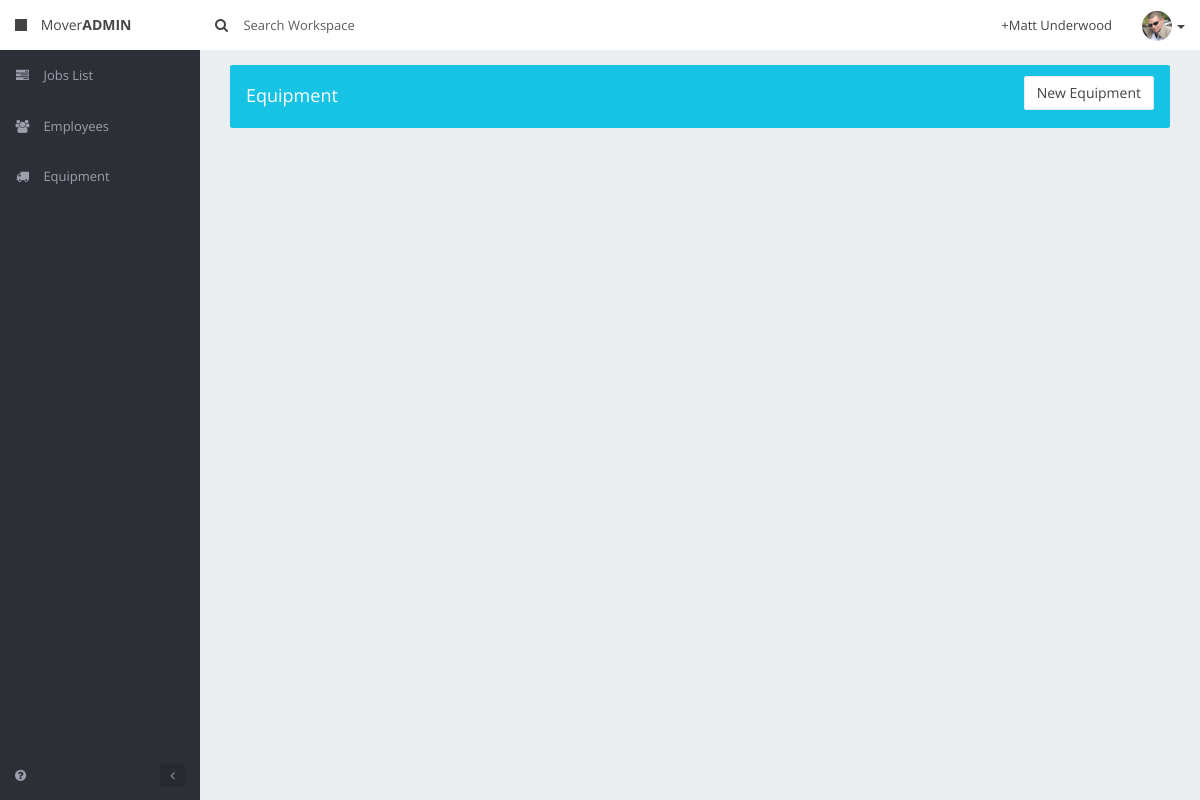
The page /equipmentlist.php on the database as committed earlier.
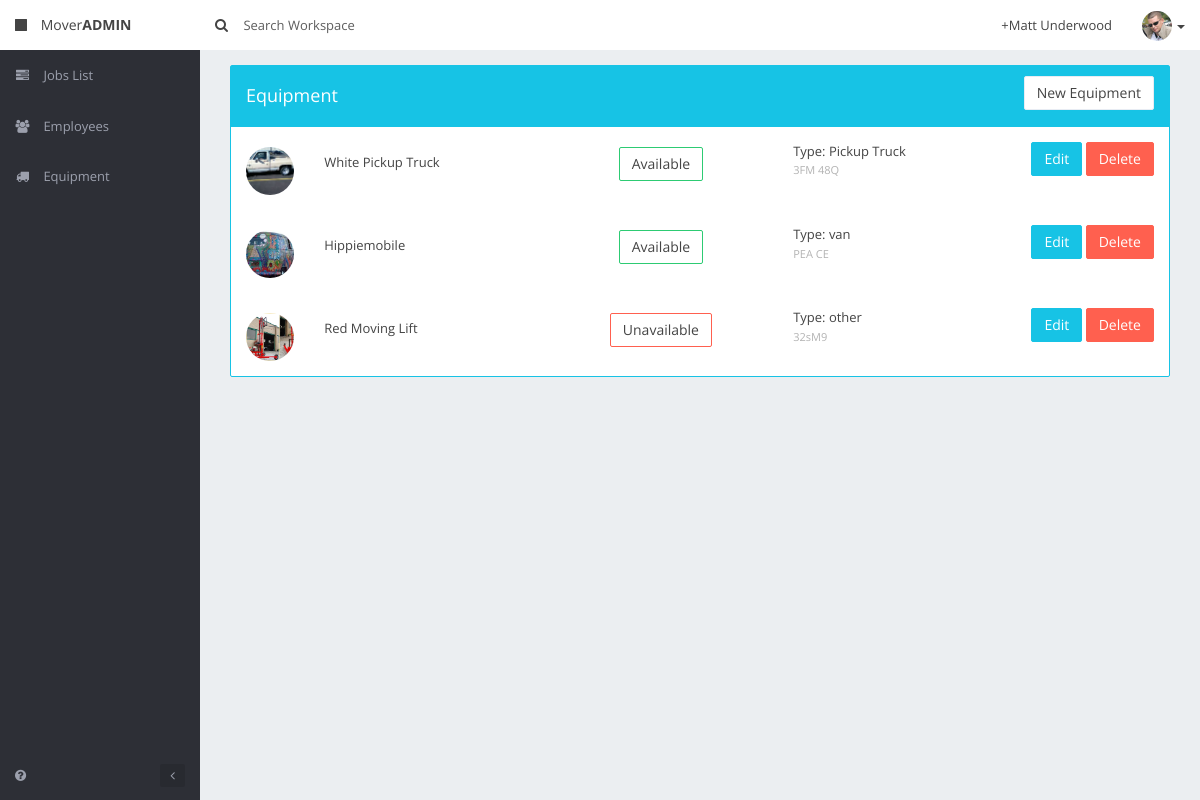
The same page on the database as committed later.
### tables this page shows
CREATE TABLE `equipment` (
  `idequipment` int(11) NOT NULL AUTO_INCREMENT,
  `name` varchar(255) DEFAULT NULL,
  `manufacid` varchar(45) DEFAULT NULL,
  `type` varchar(45) DEFAULT NULL,
  `make` varchar(45) DEFAULT NULL,
  `model` varchar(45) DEFAULT NULL,
  `year` int(4) DEFAULT NULL,
  `mileage` decimal(8,2) DEFAULT '0.00',
  `length` int(11) DEFAULT NULL,
  `heightFt` int(11) DEFAULT NULL,
  `heightIn` int(11) DEFAULT NULL,
  `GVW` decimal(8,2) DEFAULT NULL,
  `rentOwn` varchar(45) DEFAULT NULL,
  `billable` tinyint(4) DEFAULT NULL,
  `equipped` tinyint(4) DEFAULT NULL,
  `isAvailable` tinyint(4) DEFAULT '1',
  `picURI` varchar(100) DEFAULT NULL,
  `damages` blob,
  `notes` blob,
  PRIMARY KEY (`idequipment`)
);

### functions.php (called while the page is built, shortened)
<?php
function query($query) {
	global $db;
	$args = func_get_args();
	if (count($args) == 1) {
		$result = $db->query($query);
		if ($result->num_rows) {
			$out = array();
			while (null != ($r = $result->fetch_array(MYSQLI_ASSOC)))
				$out [] = $r;
			return $out;
		}
		return null;
	}
}

### equipmentlist.php (the view, shortened to what this page needs)
<!DOCTYPE html>
<html class="no-js">
<head>
    <link rel="stylesheet" href="/bootstrap/css/bootstrap.min.css">
    <link rel="stylesheet" href="/css/skins/palette.css" id="skin">
    <link rel="stylesheet" href="/css/fonts/style.1.css" id="font">
    <link rel="stylesheet" href="/css/main.css">
    <link rel="stylesheet" href="/css/animate.min.css">
    <link rel="stylesheet" href="/vendor/offline/theme.css">
</head>
<body>
    <?php include 'includes/header.php';?>
            <section class="main-content">
                <div class="content-wrap">
                    <div class="col-md-12">
                        <section class="panel panel-primary">
                            <div class="panel-heading">
                                <div class="row">
                                    <div class="col-md-6">
                                        <h4 class="white">Equipment</h4>
                                    </div>
                                    <div class="col-md-6 text-right">
                                        <a href="/equipment/new"><button class="btn btn-white">New Equipment</button></a>
                                    </div>
                                </div>
                            </div>
							<?php
							$sql="SELECT * FROM moverAdmin.equipment ORDER BY isAvailable DESC;";
							$equipments=query($sql);
							foreach($equipments as $key=>$equipment){
								if(isset($equipment['isAvailable']) && $equipment['isAvailable']>0){
									$isAvailableString='<div class="col-xs-3 mg-t-xs text-center"><button class="btn btn-success btn-outline">Available</button></div>';
								} else {
									$isAvailableString='<div class="col-xs-3 mg-t-xs text-center"><button class="btn btn-danger btn-outline">Unavailable</button></div>';
								}
								echo '<div class="row tableRow" id="eachEquipmentRow'.$equipment['idequipment'].'">
									<div class="hidden-xs col-sm-2 col-md-1">
										<span class="pull-left mg-t-xs">
											<img src="/img/equip/'.$equipment['picURI'].'" class="avatar avatar-sm img-circle" alt="">
										</span>
									</div>
									<div class="col-xs-4 col-sm-5 col-md-3" style="margin-top:11px;">
										'.$equipment['name'].'
									</div>
									'.$isAvailableString.'
									<div class="col-xs-2 col-sm-3 col-md-2">Type: '.$equipment['type'].'<br>
										<small class="text-muted">'.$equipment['manufacid'].'</small>
									</div>
									<div class="col-xs-3 text-right">
										<a href="/equipment/'.$equipment['idequipment'].'"><button class="btn btn-primary">Edit</button></a>
										<button onclick="delEquip('.$equipment['idequipment'].');" class="btn btn-danger">Delete</button>
									</div>
								</div>';
							}
							?>
                        </section>
                    </div>
                </div>
            </section>
        </section>
    </div>
</body>
</html>

Rows that differ between the two databases and show on the page:
added equipment: picURI (picture), name "White Pickup Truck", isAvailable "Available", type "Pickup Truck", manufacid "3FM 48Q"
added equipment: picURI (picture), name "Hippiemobile", isAvailable "Available", type "van", manufacid "PEA CE"
added equipment: picURI (picture), name "Red Moving Lift", isAvailable "Unavailable", type "other", manufacid "32sM9"
